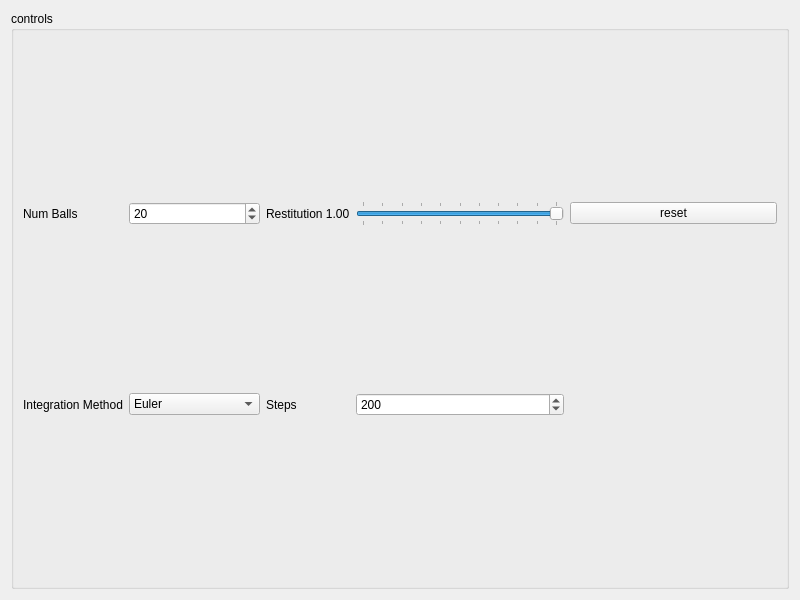
<?xml version="1.0" encoding="UTF-8"?>
<ui version="4.0">
 <class>MainWidget</class>
 <widget class="QWidget" name="MainWidget">
  <property name="geometry">
   <rect>
    <x>0</x>
    <y>0</y>
    <width>800</width>
    <height>600</height>
   </rect>
  </property>
  <property name="windowTitle">
   <string>MainWindow</string>
  </property>
  <layout class="QVBoxLayout" name="main_vert_layout">
   <item>
    <widget class="QGroupBox" name="groupBox">
     <property name="title">
      <string>controls</string>
     </property>
     <layout class="QGridLayout" name="gridLayout">
      <item row="0" column="0">
       <widget class="QLabel" name="label_3">
        <property name="text">
         <string>Num Balls</string>
        </property>
       </widget>
      </item>
      <item row="1" column="1">
       <widget class="QComboBox" name="integration_method">
        <item>
         <property name="text">
          <string>Euler</string>
         </property>
        </item>
        <item>
         <property name="text">
          <string>Semi Implicit Euler</string>
         </property>
        </item>
        <item>
         <property name="text">
          <string>RK4</string>
         </property>
        </item>
        <item>
         <property name="text">
          <string>Verlet</string>
         </property>
        </item>
       </widget>
      </item>
      <item row="0" column="6">
       <widget class="QPushButton" name="reset">
        <property name="text">
         <string>reset</string>
        </property>
       </widget>
      </item>
      <item row="1" column="3">
       <widget class="QLabel" name="label">
        <property name="text">
         <string>Steps</string>
        </property>
       </widget>
      </item>
      <item row="1" column="0">
       <widget class="QLabel" name="label_2">
        <property name="text">
         <string>Integration Method</string>
        </property>
       </widget>
      </item>
      <item row="1" column="5">
       <widget class="QSpinBox" name="num_steps">
        <property name="minimum">
         <number>1</number>
        </property>
        <property name="maximum">
         <number>1000</number>
        </property>
        <property name="value">
         <number>200</number>
        </property>
       </widget>
      </item>
      <item row="1" column="6">
       <spacer name="horizontalSpacer">
        <property name="orientation">
         <enum>Qt::Orientation::Horizontal</enum>
        </property>
        <property name="sizeHint" stdset="0">
         <size>
          <width>40</width>
          <height>20</height>
         </size>
        </property>
       </spacer>
      </item>
      <item row="0" column="5">
       <widget class="QSlider" name="restitution_slider">
        <property name="maximum">
         <number>100</number>
        </property>
        <property name="sliderPosition">
         <number>100</number>
        </property>
        <property name="orientation">
         <enum>Qt::Orientation::Horizontal</enum>
        </property>
        <property name="tickPosition">
         <enum>QSlider::TickPosition::TicksBothSides</enum>
        </property>
       </widget>
      </item>
      <item row="0" column="3">
       <widget class="QLabel" name="restitution_label">
        <property name="text">
         <string>Restitution 1.00</string>
        </property>
       </widget>
      </item>
      <item row="0" column="1">
       <widget class="QSpinBox" name="num_balls">
        <property name="minimum">
         <number>2</number>
        </property>
        <property name="maximum">
         <number>200</number>
        </property>
        <property name="value">
         <number>20</number>
        </property>
       </widget>
      </item>
     </layout>
    </widget>
   </item>
  </layout>
 </widget>
 <resources/>
 <connections/>
</ui>
